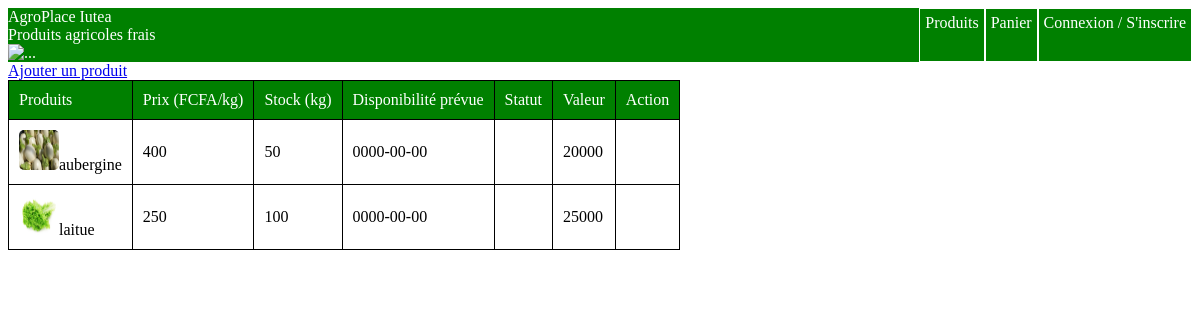
The page /stock.php on the database its author committed.
### tables this page shows
CREATE TABLE IF NOT EXISTS `produit` (
  `id_produit` varchar(255) NOT NULL,
  `nom_produit` varchar(535) NOT NULL,
  `description` text NOT NULL,
  `quantite_produit` int NOT NULL,
  `prix_par_kilo` int NOT NULL,
  `quantite_seuil` int NOT NULL,
  `disponibilite_prevue_produit` date NOT NULL,
  `statut_stock_produit` varchar(255) NOT NULL,
  `image_produit` varchar(535) NOT NULL,
  `date_ajout_produit` date NOT NULL,
  PRIMARY KEY (`id_produit`)
);

### stock.php (the view, shortened to what this page needs)
<!DOCTYPE html>
<html lang="en">
<head>
    <link rel="stylesheet" href="css/style.css">
</head>
<body>
    <?php
        include('php/nav.php') ;
    ?>
    <main>
        <a href="ajouterProduitStock.php">Ajouter un produit</a>
        <table>
            <thead>
                <tr>
                    <td>Produits</td>
                    <td>Prix (FCFA/kg)</td>
                    <td>Stock (kg)</td>
                    <td>Disponibilité prévue</td>
                    <td>Statut</td>
                    <td>Valeur</td>
                    <td>Action</td>
                </tr>
            </thead>
            <tbody>
                <?php
                    include("php/connexionbdd.php");
                    $requete = $bdd->prepare("SELECT * FROM produit");
                    $requete->execute();
                    $produits = $requete->fetchall();
                    for ($i=0; $i <count($produits) ; $i++) {
                        $valeur_stock_produit = $produits[$i]['quantite_produit'] * $produits[$i]['prix_par_kilo'];
                        echo'<tr>';
                            echo'<td><img class="icon_produit" src="'.$produits[$i]['image_produit'].'" alt="'.$produits[$i]['nom_produit'].'"/><span>'.$produits[$i]['nom_produit'].'</span>'.'</span></td>';
                            echo'<td><span>'.$produits[$i]['prix_par_kilo'].'</span></td>';
                            echo'<td><span>'.$produits[$i]['quantite_produit'].'</span></td>';
                            echo'<td><span>'.$produits[$i]['disponibilite_prevue_produit'].'</span></td>';
                            echo'<td><span>'.$produits[$i]['statut_stock_produit'].'</span></td>';
                            echo'<td><span>'.$valeur_stock_produit.'</span></td>';
                            echo'<td><span id="enregistrer_stock'.$i.'"></span><span id="annuler_modification_stock'.$i.'"></span></td>';
                        echo'</tr>';
                    }
                ?>
            </tbody>
        </table>
    </main>
</body>
</html>

### css/style.css (style rules this page uses)
table { border-collapse: collapse; }
td,th { border: 1px solid black; }
thead { background-color: green; color: #fff; }
.icon_produit { width: 40px; height: 40px; border-radius: 5px; }
td { padding: 10px; }

### rows shown on the page
produit: image_produit+nom_produit (picture), nom_produit "aubergine", prix_par_kilo "400", quantite_produit "50", disponibilite_prevue_produit "0000-00-00", valeur_stock_produit "20000"
produit: image_produit+nom_produit (picture), nom_produit "laitue", prix_par_kilo "250", quantite_produit "100", disponibilite_prevue_produit "0000-00-00", valeur_stock_produit "25000"
